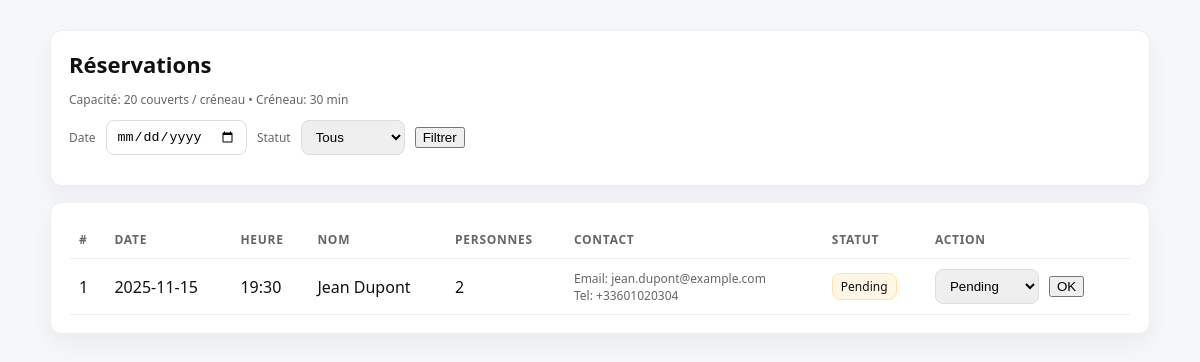
The app's page /admin.php with its own data.
### tables this page shows
CREATE TABLE `capacity_settings` (
  `id` tinyint UNSIGNED NOT NULL,
  `max_guests_per_slot` int UNSIGNED NOT NULL DEFAULT '20',
  `slot_minutes` smallint UNSIGNED NOT NULL DEFAULT '30',
  `updated_at` timestamp NULL DEFAULT NULL ON UPDATE CURRENT_TIMESTAMP
);

CREATE TABLE `reservations` (
  `id` int UNSIGNED NOT NULL,
  `user_id` int UNSIGNED DEFAULT NULL,
  `name` varchar(120) NOT NULL,
  `email` varchar(190) NOT NULL,
  `phone` varchar(40) NOT NULL,
  `date` date NOT NULL,
  `time` time NOT NULL,
  `guests` tinyint UNSIGNED NOT NULL,
  `notes` text,
  `status` enum('pending','confirmed','cancelled') NOT NULL DEFAULT 'pending',
  `created_at` timestamp NOT NULL DEFAULT CURRENT_TIMESTAMP,
  `updated_at` timestamp NULL DEFAULT NULL ON UPDATE CURRENT_TIMESTAMP
);

### admin.php (the view, shortened to what this page needs)
<?php
require __DIR__ . '/config/db.php';
$statuses = ['pending','confirmed','cancelled'];
$params = [];
$filter_date = $_GET['date'] ?? '';
$sql = 'SELECT * FROM reservations';
$sql .= ' ORDER BY date DESC, time DESC, created_at DESC';
$stm = $pdo->prepare($sql);
$stm->execute($params);
$reservations = $stm->fetchAll();
$cap = $pdo->query('SELECT max_guests_per_slot, slot_minutes FROM capacity_settings WHERE id=1')->fetch();
$maxPerSlot = $cap['max_guests_per_slot'] ?? 20;
$slotMinutes = (int)($cap['slot_minutes'] ?? 30);
?>
<!doctype html>
<html lang="fr">
<head>
  <link rel="stylesheet" href="https://cdnjs.cloudflare.com/ajax/libs/font-awesome/6.0.0/css/all.min.css">
</head>
<body>
  <div class="wrap">
    <div class="card" style="margin-bottom:16px">
      <h1>Réservations</h1>
      <div class="muted">Capacité: <?php echo (int)$maxPerSlot; ?> couverts / créneau • Créneau: <?php echo (int)$slotMinutes; ?> min</div>
      <form class="filters" method="get">
        <div class="row">
          <label for="date" class="muted">Date</label>
          <input type="date" id="date" name="date" value="<?php echo htmlspecialchars($filter_date, ENT_QUOTES, 'UTF-8'); ?>" />
        </div>
        <div class="row">
          <label for="status" class="muted">Statut</label>
          <select id="status" name="status">
            <option value="">Tous</option>
          </select>
        </div>
        <button type="submit">Filtrer</button>
      </form>
    </div>
    <div class="card">
      <table>
        <thead>
          <tr>
            <th>#</th>
            <th>Date</th>
            <th>Heure</th>
            <th>Nom</th>
            <th>Personnes</th>
            <th>Contact</th>
            <th>Statut</th>
            <th>Action</th>
          </tr>
        </thead>
        <tbody>
        <?php if (!$reservations): ?>
          <tr><td colspan="8" class="muted">Aucune réservation</td></tr>
        <?php else: ?>
          <?php foreach ($reservations as $r): ?>
            <tr>
              <td><?php echo (int)$r['id']; ?></td>
              <td><?php echo htmlspecialchars($r['date'], ENT_QUOTES, 'UTF-8'); ?></td>
              <td><?php echo htmlspecialchars(substr($r['time'],0,5), ENT_QUOTES, 'UTF-8'); ?></td>
              <td><?php echo htmlspecialchars($r['name'], ENT_QUOTES, 'UTF-8'); ?></td>
              <td><?php echo (int)$r['guests']; ?></td>
              <td>
                <div class="muted">Email: <?php echo htmlspecialchars($r['email'], ENT_QUOTES, 'UTF-8'); ?></div>
                <div class="muted">Tel: <?php echo htmlspecialchars($r['phone'], ENT_QUOTES, 'UTF-8'); ?></div>
              </td>
              <td>
                <span class="status s-<?php echo htmlspecialchars($r['status'], ENT_QUOTES, 'UTF-8'); ?>"><?php echo ucfirst($r['status']); ?></span>
              </td>
              <td>
                <form method="post" class="row">
                  <select name="status">
                    <?php foreach ($statuses as $s): ?>
                      <option value="<?php echo $s; ?>" <?php echo $r['status']===$s?'selected':''; ?>><?php echo ucfirst($s); ?></option>
                    <?php endforeach; ?>
                  </select>
                  <button type="submit">OK</button>
                </form>
              </td>
            </tr>
          <?php endforeach; ?>
        <?php endif; ?>
        </tbody>
      </table>
    </div>
  </div>
</body>
</html>

### admin.php (style rules this page uses)
body { font-family: ui-sans-serif, system-ui, -apple-system, Segoe UI, Roboto, Arial; margin:0; background:#f6f7fb; color:#111 }
.wrap { max-width:1100px;margin:30px auto;padding:0 16px }
.card { background:#fff;border:1px solid #eee;border-radius:12px;box-shadow:0 10px 25px rgba(0,0,0,.05);padding:18px }
h1 { margin:0 0 12px 0;font-size:22px }
table { width:100%;border-collapse:collapse }
th,td { padding:10px;border-bottom:1px solid #f0f0f0;text-align:left }
th { font-size:12px;text-transform:uppercase;letter-spacing:.06em;color:#666 }
.filters { display:flex;gap:10px;align-items:center;margin:12px 0 }
input,select { padding:8px 10px;border:1px solid #ddd;border-radius:8px }
.status { padding:4px 8px;border-radius:8px;font-size:12px;display:inline-block }
.s-pending { background:#fff7e6;border:1px solid #ffe2a8 }
.muted { color:#666;font-size:12px }
.row { display:flex;gap:10px;align-items:center }

### records on screen
capacity_settings: max_guests_per_slot "20", slot_minutes "30"
reservations: id "1", date "2025-11-15", time "19:30", name "Jean Dupont", guests "2", email "jean.dupont@example.com", phone "+33601020304", status "Pending"
